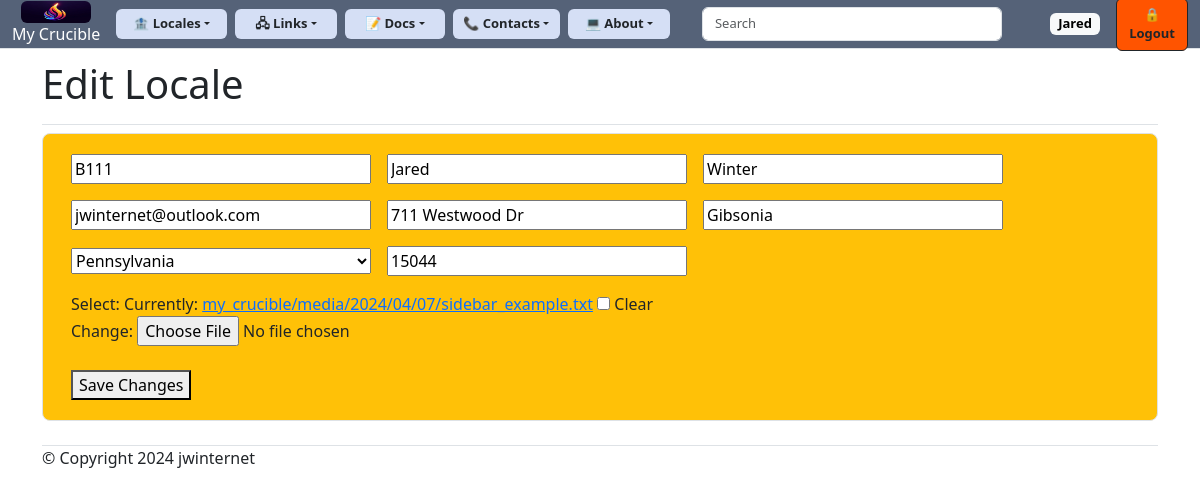
Page /edit_locale/1/ (signed in) on the committed database.
### my_crucible/models.py (models this page shows, shortened)
class Locale(models.Model):
    title = models.CharField(
        max_length=4,
        unique=True
    )
    slug = models.SlugField(max_length=250)
    date_added = models.DateField(auto_now_add=True)
    updated = models.DateField(auto_now=True)
    owner = models.ForeignKey(User, on_delete=models.CASCADE, null=True)
    first_name = models.CharField(max_length=100)
    last_name = models.CharField(max_length=100)
    email = models.EmailField(max_length=100)
    street_address = models.CharField(max_length=100)
    city = models.CharField(max_length=100)
    STATE = [
        (None, "State"),
        ("AK", "Alaska"),
        ("AL", "Alabama"),
        ("AR", "Arkansas"),
        ("AZ", "Arizona"),
        ("CA", "California"),
        ("CO", "Colorado"),
        ("CT", "Connecticut"),
        ("DE", "Delaware"),
        ("DC", "District of Columbia"),
        ("FL", "Florida"),
        ("GA", "Georgia"),
        ("HI", "Hawaii"),
        ("IA", "Iowa"),
        ("ID", "Idaho"),
        ("IL", "Illinois"),
        ("IN", "Indiana"),
        ("KS", "Kansas"),
        ("KY", "Kentucky"),
        ("LA", "Louisiana"),
        ("MA", "Massachusetts"),
        ("MD", "Maryland"),
        ("ME", "Maine"),
        ("MI", "Michigan"),
        ("MN", "Minnesota"),
        ("MO", "Missouri"),
        ("MS", "Mississippi"),
        ("MT", "Montana"),
        ("NC", "North Carolina"),
        ("ND", "North Dakota"),
        ("NE", "Nebraska"),
        ("NH", "New Hampshire"),
        ("NJ", "New Jersey"),
        ("NM", "New Mexico"),
        ("NV", "Nevada"),
        ("NY", "New York"),
        ("OH", "Ohio"),
        ("OK", "Oklahoma"),
        ("OR", "Oregon"),
        ("PA", "Pennsylvania"),
        ("PR", "Puerto Rico"),
        ("RI", "Rhode Island"),
        ("SC", "South Carolina"),
        ("SD", "South Dakota"),
        ("TN", "Tennessee"),
        ("TX", "Texas"),
        ("UT", "Utah"),
        ("VA", "Virginia"),
        ("VT", "Vermont"),
        ("WA", "Washington"),
        ("WI", "Wisconsin"),
        ("WV", "West Virginia"),
        ("WY", "Wyoming"),
    ]
    state = models.CharField(
        choices=STATE,
        max_length=2
    )
    zip_code = models.CharField(max_length=5)
    YES_NO_CHOICES = [
        ("Yes", "Yes"),
        ("No", "No")
    ]
    front = models.CharField(
        choices=YES_NO_CHOICES,
        default="No",
        max_length=4,
    )
    back = models.CharField(
        choices=YES_NO_CHOICES,
        default="No",
        max_length=4,
    )
    left = models.CharField(
        choices=YES_NO_CHOICES,
        default="No",
        max_length=4,
    )
    right = models.CharField(
        choices=YES_NO_CHOICES,
        default="No",
        max_length=4,
    )
    file_upload = models.FileField(
        upload_to='my_crucible/media/%Y/%m/%d/',
        blank=True
    )
    tags = TaggableManager()
    class Meta:
        ordering = ['title']

### my_crucible/views.py (the view)
# urls.py: path("edit_locale/<int:locale_id>/", views.edit_locale, name="edit_locale"),
@login_required
def edit_locale(request, locale_id):
    locale = get_object_or_404(Locale, id=locale_id)
    if request.method != "POST":
        locale_form = LocaleForm(instance=locale)
    else:
        locale_form = LocaleForm(instance=locale, data=request.POST, files=request.FILES)
        if locale_form.is_valid():
            locale_form.save()
            context = {"locale": locale}
            return render(request, "my_crucible/locale.html", context)
    context = {"locale": locale, "locale_form": locale_form}
    return render(request, "my_crucible/edit_locale.html", context)

### my_crucible/templates/my_crucible/edit_locale.html (shortened to what this page needs)
<!DOCTYPE html>
<html lang="en">
<head>
</head>
<body>
    {% extends "my_crucible/base.html" %}
    {% block page_header %}
        <h1>Edit Locale</h1>
    {% endblock page_header %}
    {% block content %}
        <div class="p-3 mb-4 bg-warning text-body border rounded-3">
            <div class="container py-1">
                <form action="{% url 'my_crucible:edit_locale' locale.id %}" method="post" enctype="multipart/form-data" >
                    <div class="row row-cols-lg-auto g-3 align-items-center">
                        {{ locale_form.as_div }}
                    </div>
                    <div class="col-12">
                        <br><button class="align-items-left" name="submit">Save Changes</button>
                    </div>
                </form>
            </div>
        </div>
    {% endblock content %}

### my_crucible/templates/my_crucible/base.html (shortened to what this page needs)
{% load static %}
<!DOCTYPE html>
<html lang="en">
<head>
    {% load django_bootstrap5 %}
    {% bootstrap_css %}
</head>
<body>
    <nav class="navbar navbar-expand-lg navbar-dark fixed-top mb-5 border" style="background-color: #556278; margin: -1px; height: 50px">
        <div class="container-fluid" style="text-align: center;">
            <a class="navbar-brand" href="{% url 'my_crucible:index' %}">
                <img src="{% static '/my_crucible/images/flame.png' %}" width="70" height="22" class="rounded" alt="Missing Image">
                <h6> My Crucible</h6>
            </a>
            <div class="collapse navbar-collapse gap-2" id="navbarCollapse">
                <div class="btn-group ms-auto mb-2 mb-md-0">
                    <button type="button" class="btn dropdown-toggle" style="font-size: small; background-color: #d5dff5; --bs-btn-padding-y: .25rem; --bs-btn-padding-x: 1rem;" data-bs-toggle="dropdown" aria-expanded="false"><strong>&#127974; Locales</strong></button>
                </div>
                <div class="btn-group ms-auto mb-2 mb-md-0">
                    <button type="button" class="btn dropdown-toggle" style="font-size: small; background-color: #d5dff5; --bs-btn-padding-y: .25rem; --bs-btn-padding-x: 1.2rem;" data-bs-toggle="dropdown" aria-expanded="false"><strong>&#128423; Links</strong></button>
                </div>
                <div class="btn-group ms-auto mb-2 mb-md-0">
                    <button type="button" class="btn dropdown-toggle" style="font-size: small; background-color: #d5dff5; --bs-btn-padding-y: .25rem; --bs-btn-padding-x: 1.2rem;" data-bs-toggle="dropdown" aria-expanded="false"><strong>&#128221; Docs</strong></button>
                </div>
                <div class="btn-group ms-auto mb-2 mb-md-0">
                    <button type="button" class="btn dropdown-toggle" style="font-size: small; background-color: #d5dff5; --bs-btn-padding-y: .25rem; --bs-btn-padding-x: 0.6rem;" data-bs-toggle="dropdown" aria-expanded="false"><strong>&#128222; Contacts</strong></button>
                </div>
                <div class="btn-group ms-auto mb-2 mb-md-0">
                    <button type="button" class="btn dropdown-toggle" style="font-size: small; background-color: #d5dff5; --bs-btn-padding-y: .25rem; --bs-btn-padding-x: 1rem;" data-bs-toggle="dropdown" aria-expanded="false"><strong>&#128187; About</strong></button>
                </div>
                <div class="container-fluid ms-auto mb-2 mb-md-0 g-5">
                    <form class="d-flex" role="search" action="{% url 'my_crucible:search_results' %}" method="get">
                        <input name="q" class="form-control me-2" style="font-size: small; color: black; text-align: left" type="search" placeholder="Search" aria-label="Search">
                    </form>
                </div>
                <ul class="navbar-nav ms-auto mb-2 mb-md-0">
                    {% if user.is_authenticated %}
                        <li class="badge">
                            <h4><span class="badge text-bg-light" style="font-size: small">{{ user.username.title }}</span></h4>
                        </li>
                    {% endif %}
                </ul>
                {% if user.is_authenticated %}
                    <form action="{% url 'accounts:logout' %}" method='post'>
                        <button name='submit' class='btn btn-light btn-outline-dark text-dark' data-toggle="tooltip" style="font-size: small; background-color: #FF5400;"
                                data-placement="top" title="Click to log out of locale."><strong>&#128274; Logout</strong></button>
                    </form>
                {% endif %}
            </div>
        </div>
    </nav>
    <main class="container" style="margin-top: 60px;">
        <div class="pb-2 mb-2 border-bottom">
            {% block page_header %}{% endblock page_header %}
        </div>
        <div>
            {% block content %}{% endblock content %}
        </div>
        <footer>
            <p class="copyright border-top" style="position: sticky; bottom: 0;">&copy Copyright 2024 jwinternet</p>
        </footer>
    </main>
</body>
</html>

### rows in the picture
Locale: title "B111", first_name "Jared", last_name "Winter", email "jwinternet@outlook.com", street_address "711 Westwood Dr", city "Gibsonia", state "Pennsylvania", zip_code "15044"

### other values in the picture
{{ user.username.title }} "Jared"
